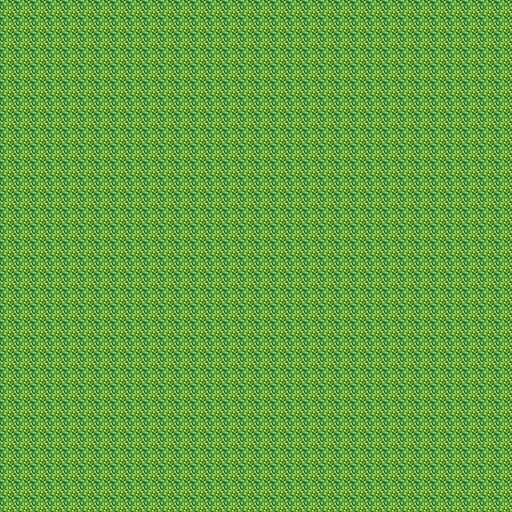

Rendered tile map (Tiled .tmx) drawn with the repository's tilesets; below, a short description and the full map source, tile grids included:
An orthogonal 32x32 tile map with 16x16 px tiles, 1 tile layer (grass).

<map version="1.2" tiledversion="1.2.0" orientation="orthogonal" renderorder="left-up" width="32" height="32" tilewidth="16" tileheight="16" infinite="0" nextlayerid="2" nextobjectid="1">
 <properties>
  <property name="camera" value="unbound" />
  <property name="environment" value="forest" />
  <property name="terraintype" value="grass" />
  <property name="theme" value="none" />
  <property name="type" value="outside" />
 </properties>
 <tileset firstgid="1" source="../tilesets/terrain/terrain.tsx" />
 <layer id="1" name="grass" width="32" height="32">
  <properties>
   <property name="camera" value="unbound" />
   <property name="environment" value="forest" />
   <property name="terraintype" value="grass" />
   <property name="theme" value="none" />
   <property name="type" value="outside" />
  </properties>
  <data encoding="csv">
42,42,42,42,42,42,42,42,42,42,42,42,42,42,42,42,42,42,42,42,42,42,42,42,42,42,42,42,42,42,42,42,
42,42,42,42,42,42,42,42,42,42,42,42,42,42,42,42,42,42,42,42,42,42,42,42,42,42,42,42,42,42,42,42,
42,42,42,42,42,42,42,42,42,42,42,42,42,42,42,42,42,42,42,42,42,42,42,42,42,42,42,42,42,42,42,42,
42,42,42,42,42,42,42,42,42,42,42,42,42,42,42,42,42,42,42,42,42,42,42,42,42,42,42,42,42,42,42,42,
42,42,42,42,42,42,42,42,42,42,42,42,42,42,42,42,42,42,42,42,42,42,42,42,42,42,42,42,42,42,42,42,
42,42,42,42,42,42,42,42,42,42,42,42,42,42,42,42,42,42,42,42,42,42,42,42,42,42,42,42,42,42,42,42,
42,42,42,42,42,42,42,42,42,42,42,42,42,42,42,42,42,42,42,42,42,42,42,42,42,42,42,42,42,42,42,42,
42,42,42,42,42,42,42,42,42,42,42,42,42,42,42,42,42,42,42,42,42,42,42,42,42,42,42,42,42,42,42,42,
42,42,42,42,42,42,42,42,42,42,42,42,42,42,42,42,42,42,42,42,42,42,42,42,42,42,42,42,42,42,42,42,
42,42,42,42,42,42,42,42,42,42,42,42,42,42,42,42,42,42,42,42,42,42,42,42,42,42,42,42,42,42,42,42,
42,42,42,42,42,42,42,42,42,42,42,42,42,42,42,42,42,42,42,42,42,42,42,42,42,42,42,42,42,42,42,42,
42,42,42,42,42,42,42,42,42,42,42,42,42,42,42,42,42,42,42,42,42,42,42,42,42,42,42,42,42,42,42,42,
42,42,42,42,42,42,42,42,42,42,42,42,42,42,42,42,42,42,42,42,42,42,42,42,42,42,42,42,42,42,42,42,
42,42,42,42,42,42,42,42,42,42,42,42,42,42,42,42,42,42,42,42,42,42,42,42,42,42,42,42,42,42,42,42,
42,42,42,42,42,42,42,42,42,42,42,42,42,42,42,42,42,42,42,42,42,42,42,42,42,42,42,42,42,42,42,42,
42,42,42,42,42,42,42,42,42,42,42,42,42,42,42,42,42,42,42,42,42,42,42,42,42,42,42,42,42,42,42,42,
42,42,42,42,42,42,42,42,42,42,42,42,42,42,42,42,42,42,42,42,42,42,42,42,42,42,42,42,42,42,42,42,
42,42,42,42,42,42,42,42,42,42,42,42,42,42,42,42,42,42,42,42,42,42,42,42,42,42,42,42,42,42,42,42,
42,42,42,42,42,42,42,42,42,42,42,42,42,42,42,42,42,42,42,42,42,42,42,42,42,42,42,42,42,42,42,42,
42,42,42,42,42,42,42,42,42,42,42,42,42,42,42,42,42,42,42,42,42,42,42,42,42,42,42,42,42,42,42,42,
42,42,42,42,42,42,42,42,42,42,42,42,42,42,42,42,42,42,42,42,42,42,42,42,42,42,42,42,42,42,42,42,
42,42,42,42,42,42,42,42,42,42,42,42,42,42,42,42,42,42,42,42,42,42,42,42,42,42,42,42,42,42,42,42,
42,42,42,42,42,42,42,42,42,42,42,42,42,42,42,42,42,42,42,42,42,42,42,42,42,42,42,42,42,42,42,42,
42,42,42,42,42,42,42,42,42,42,42,42,42,42,42,42,42,42,42,42,42,42,42,42,42,42,42,42,42,42,42,42,
42,42,42,42,42,42,42,42,42,42,42,42,42,42,42,42,42,42,42,42,42,42,42,42,42,42,42,42,42,42,42,42,
42,42,42,42,42,42,42,42,42,42,42,42,42,42,42,42,42,42,42,42,42,42,42,42,42,42,42,42,42,42,42,42,
42,42,42,42,42,42,42,42,42,42,42,42,42,42,42,42,42,42,42,42,42,42,42,42,42,42,42,42,42,42,42,42,
42,42,42,42,42,42,42,42,42,42,42,42,42,42,42,42,42,42,42,42,42,42,42,42,42,42,42,42,42,42,42,42,
42,42,42,42,42,42,42,42,42,42,42,42,42,42,42,42,42,42,42,42,42,42,42,42,42,42,42,42,42,42,42,42,
42,42,42,42,42,42,42,42,42,42,42,42,42,42,42,42,42,42,42,42,42,42,42,42,42,42,42,42,42,42,42,42,
42,42,42,42,42,42,42,42,42,42,42,42,42,42,42,42,42,42,42,42,42,42,42,42,42,42,42,42,42,42,42,42,
42,42,42,42,42,42,42,42,42,42,42,42,42,42,42,42,42,42,42,42,42,42,42,42,42,42,42,42,42,42,42,42
</data>
 </layer>
</map>
